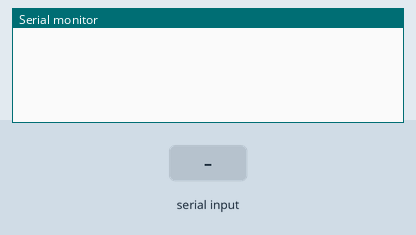
Recording of a sketch running on a simulated Arduino Uno, built with avr-gcc and run on an emulated ATmega328P. On the bench: the last lines printed to the serial monitor. Inputs (shaded band) come from the test bench.

Above: at 1.2 s.
1.3 s: "1" received over Serial
At 2.2 s:
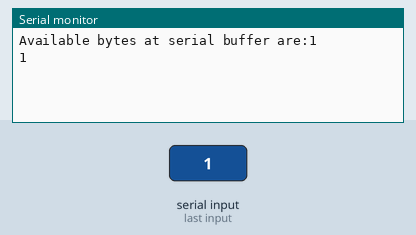
2.8 s: "0" received over Serial
At 3.4 s:
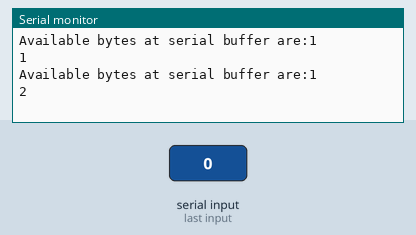
4.3 s: "2" received over Serial
At 5.7 s:
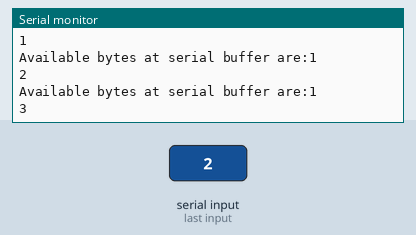

Measured:
- after the input at 1.3 s, the serial monitor: prints a new line at once (image 1)
- after the input at 2.8 s, the serial monitor: prints a new line at once (image 2)
- after the input at 4.3 s, the serial monitor: prints a new line at once (image 3)

The sketch:

I2C_HandType_Test_BeetleBlunoRX_HRSPO2_14Nov_testing.ino
```cpp
#include <Wire.h>

char string[]="7899";
int i = 0;

void setup() {

  Serial.begin(115200);
  Wire.begin(8);
  Wire.onRequest(requestEvent);
}

void loop() {

  while(Serial.available()>0)
  {
    Serial.print("Available bytes at serial buffer are:");
    Serial.println(Serial.available());
    string[i] = (char)Serial.read();
    i=i+1;
    Serial.println(i);
    delay(10);
    if(i == 4)
    {
      i = 0;
      Serial.println(string);
      break;
    }
  }
}


// I2C: data requested from master
void requestEvent() {
   for( char t = 0; t <4; t++){
   Wire.write(string[t]);  /*send string to master on request */
  }
  Serial.print("I2C received:");
  Serial.println(string);
}

//end
```
